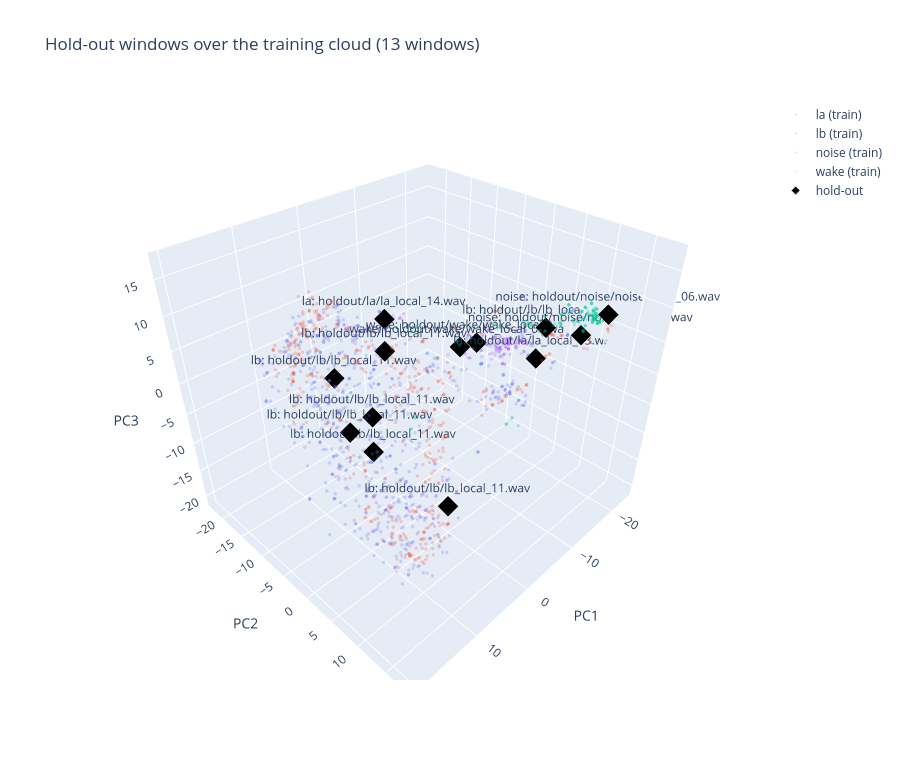

Notebook source saved alongside this figure:
### Markdown cell above
## 5. Where do the *hold-out* windows land?

The hold-out clips never enter the archive. Projecting them with the **same** scaler +
PCA (no refit) shows whether they fall inside the training clusters or outside them —
which is what a low recall actually looks like in feature space.

### Code cell
if ho is not None and len(ho["features"]) and H is not None:
    HZ = pca30.transform(scaler.transform(H))[:, :3]

    fig3 = go.Figure()
    for label in sorted(df["label"].unique()):
        sub = df[df.label == label]
        fig3.add_trace(go.Scatter3d(
            x=sub[axis_names[0]], y=sub[axis_names[1]], z=sub[axis_names[2]],
            mode="markers", name=f"{label} (train)",
            marker=dict(size=2, opacity=0.25), hoverinfo="skip",
        ))
    fig3.add_trace(go.Scatter3d(
        x=HZ[:, 0], y=HZ[:, 1], z=HZ[:, 2], mode="markers+text",
        name="hold-out",
        marker=dict(size=7, symbol="diamond", color="black", line=dict(width=1, color="white")),
        text=[f"{lbl}: {p}" for lbl, p in zip(ho["labels"], ho["paths"])],
        hovertext=ho["labels"], hovertemplate="%{text}<extra></extra>",
    ))
    fig3.update_layout(
        height=760, title=f"Hold-out windows over the training cloud ({len(ho['labels'])} windows)",
        scene=dict(xaxis_title=axis_names[0], yaxis_title=axis_names[1], zaxis_title=axis_names[2]),
    )
    fig3.write_html(BUILD / "mfcc_3d_holdout.html", include_plotlyjs="cdn")
    print("hold-out windows:", dict(zip(*np.unique(ho["labels"], return_counts=True))))
    fig3.show()

### Figure 1 — Plotly figure (JSON) as saved in the notebook; plotly's stock layout.template omitted (floating-point values rounded to 4 significant figures; data arrays with more than 128 entries replaced by an {"elided": "..."} marker saying what was removed)
{"data": [{"hoverinfo": "skip", "marker": {"opacity": 0.25, "size": 2}, "mode": "markers", "name": "la (train)", "type": "scatter3d", "x": {"elided": "738 float values"}, "y": {"elided": "738 float values"}, "z": {"elided": "738 float values"}}, {"hoverinfo": "skip", "marker": {"opacity": 0.25, "size": 2}, "mode": "markers", "name": "lb (train)", "type": "scatter3d", "x": {"elided": "495 float values"}, "y": {"elided": "495 float values"}, "z": {"elided": "495 float values"}}, {"hoverinfo": "skip", "marker": {"opacity": 0.25, "size": 2}, "mode": "markers", "name": "noise (train)", "type": "scatter3d", "x": {"elided": "200 float values"}, "y": {"elided": "200 float values"}, "z": {"elided": "200 float values"}}, {"hoverinfo": "skip", "marker": {"opacity": 0.25, "size": 2}, "mode": "markers", "name": "wake (train)", "type": "scatter3d", "x": {"elided": "205 float values"}, "y": {"elided": "205 float values"}, "z": {"elided": "205 float values"}}, {"hovertemplate": "%{text}<extra></extra>", "hovertext": ["la", "la", "lb", "lb", "lb", "lb", "lb", "lb", "lb", "noise", "noise", "wake", "wake"], "marker": {"color": "black", "line": {"color": "white", "width": 1}, "size": 7, "symbol": "diamond"}, "mode": "markers+text", "name": "hold-out", "text": ["la: holdout/la/la_local_13.wav", "la: holdout/la/la_local_14.wav", "lb: holdout/lb/lb_local_11.wav", "lb: holdout/lb/lb_local_11.wav", "lb: holdout/lb/lb_local_11.wav", "lb: holdout/lb/lb_local_11.wav", "lb: holdout/lb/lb_local_11.wav", "lb: holdout/lb/lb_local_11.wav", "lb: holdout/lb/lb_local_12.wav", "noise: holdout/noise/noise_local_05.wav", "noise: holdout/noise/noise_local_06.wav", "wake: holdout/wake/wake_local_09.wav", "wake: holdout/wake/wake_local_10.wav"], "type": "scatter3d", "x": [-17.31, -3.634, 9.654, 8.445, 7.468, 7.94, 10.97, 8.649, -20.63, -21.13, -21.15, -13.23, -16.0], "y": [4.746, -11.2, -3.393, -0.3467, -1.627, 11.93, 5.172, -7.087, 3.612, 9.008, 12.49, -5.733, -4.946], "z": [-0.5336, 4.812, -3.027, 0.3872, -6.44, -6.34, 13.38, 2.955, 2.569, 3.405, 7.952, -1.445, -1.579]}], "layout": {"height": 760, "scene": {"xaxis": {"title": {"text": "PC1"}}, "yaxis": {"title": {"text": "PC2"}}, "zaxis": {"title": {"text": "PC3"}}}, "title": {"text": "Hold-out windows over the training cloud (13 windows)"}}}
